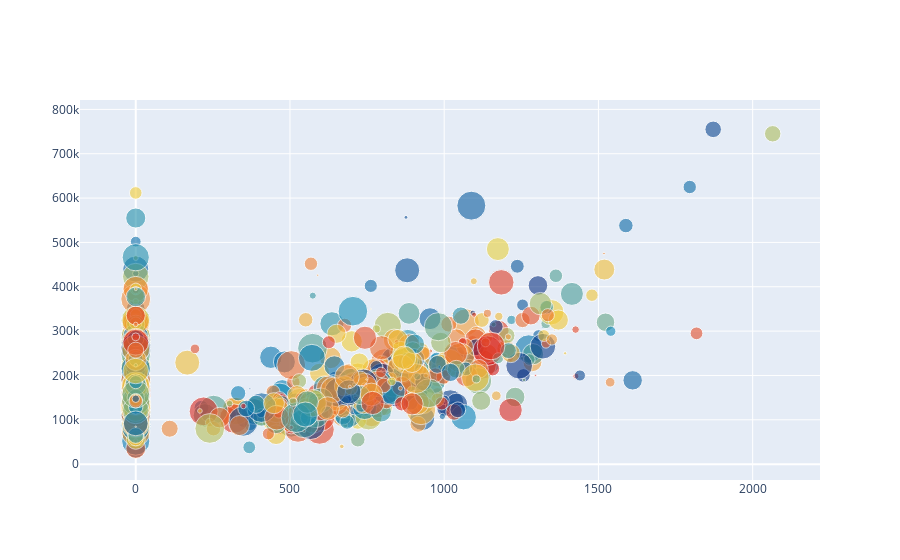

The code cell stored with this chart in its notebook:
### Code cell
train_x = train["2ndFlrSF"]
train_y = train["SalePrice"]
colors = np.random.rand(2938)
sz = np.random.rand(N)*30

fig = go.Figure()
fig.add_scatter(x = train_x,
                y = train_y,
                mode = 'markers',
                marker = {'size': sz,
                         'color': colors,
                         'opacity': 0.6,
                         'colorscale': 'Portland',
                          
                       })

plotly.offline.iplot(fig)

### Figure 1 — Plotly figure (JSON) as saved in the notebook; plotly's stock layout.template omitted (floating-point values rounded to 4 significant figures; data arrays with more than 128 entries replaced by an {"elided": "..."} marker saying what was removed)
{"data": [{"marker": {"color": {"elided": "2938 float values"}, "colorscale": [[0, "rgb(12,51,131)"], [0.25, "rgb(10,136,186)"], [0.5, "rgb(242,211,56)"], [0.75, "rgb(242,143,56)"], [1, "rgb(217,30,30)"]], "opacity": 0.6, "size": {"elided": "2000 float values"}}, "mode": "markers", "type": "scatter", "x": {"elided": "1460 int values"}, "y": {"elided": "1460 int values"}}], "layout": {}}
